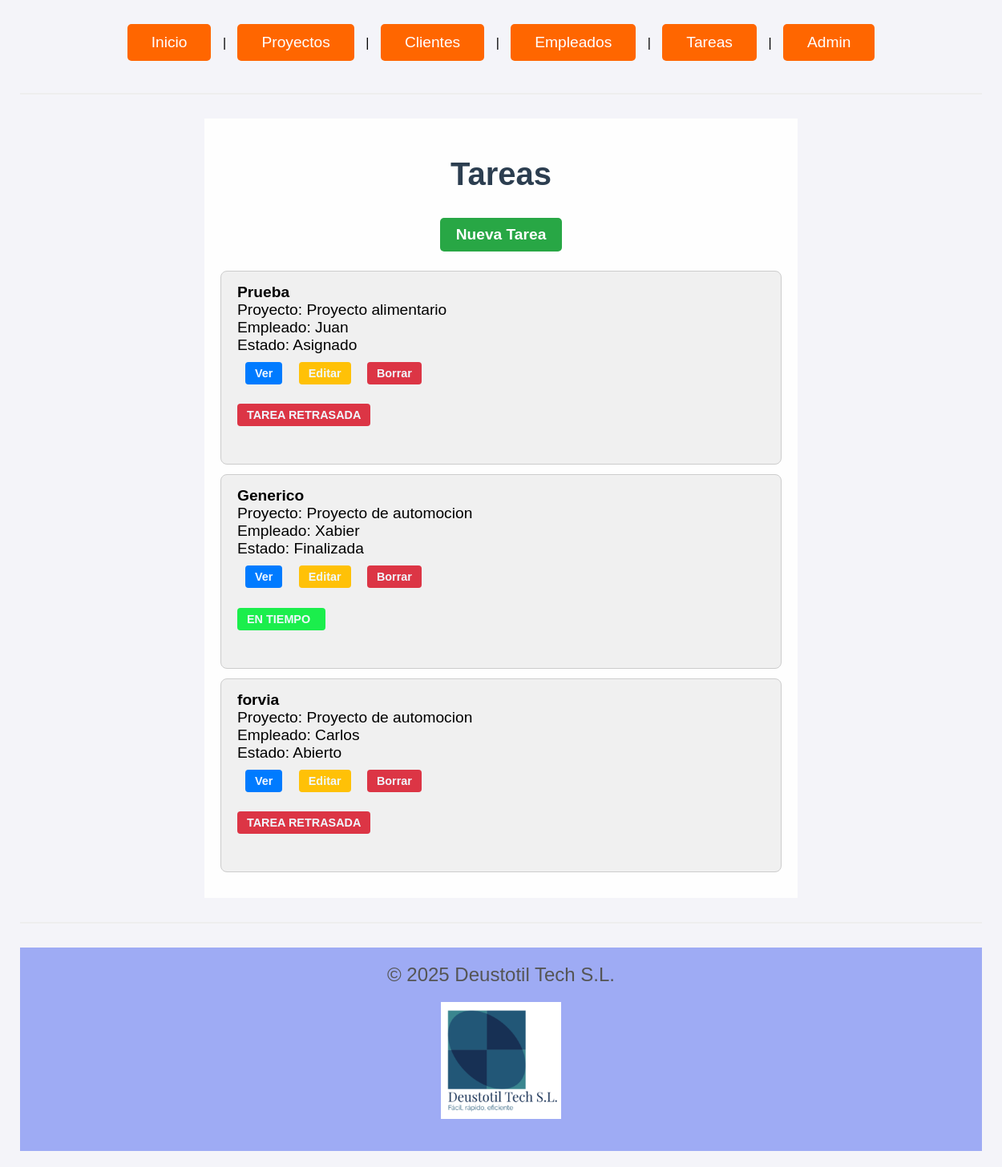
Page /tareas/ on the committed database.
### gestion_produccion_G6/models.py (models this page shows, shortened)
class Tarea(models.Model):
    proyecto = models.ForeignKey(Proyecto, on_delete=models.CASCADE)
    empleado = models.ForeignKey(Empleado, on_delete=models.CASCADE)
    nombre = models.CharField(max_length=50)
    descripcion = models.TextField(default="Descripción de la tarea")
    fecha_ini = models.DateField(default=datetime.date.today)
    fecha_fin = models.DateField(default=datetime.date.today)
    prioridad = models.CharField(
        max_length=20,
        choices=[
            ('Baja', 'Baja'),
            ('Media', 'Media'),
            ('Alta', 'Alta')],
        default='Baja'
    )
    estado = models.CharField(
        max_length=20,
        choices=[
            ('Abierto', 'Abierto'),
            ('Asignado', 'Asignado'),
            ('En proceso', 'En proceso'),
            ('Finalizada', 'Finalizada')
        ],
        default='Abierto'
    )
    notas = models.TextField(default="Notas del empleado")

class Proyecto(models.Model):
    nombre = models.CharField(max_length=50)
    descripcion = models.TextField(max_length=500, default="Descripción no proporcionada")
    fecha_ini = models.DateField(default=datetime.date.today)
    fecha_fin = models.DateField(default=datetime.date.today)
    presupuesto = models.IntegerField(default=0)
    responsables = models.ManyToManyField('Empleado', blank=True, related_name='proyectos_responsables')
    def __str__(self):
        return self.nombre

class Empleado(models.Model):
    dni = models.CharField(max_length=10, unique=True)
    nombre = models.CharField(max_length=50)
    apellidos = models.CharField(max_length=100)
    email = models.EmailField()
    telefono = models.CharField(max_length=15)
    def __str__(self):
        return self.nombre

### gestion_produccion_G6/views.py (the view)
# urls.py: path('tareas/', views.TareaListView.as_view(), name='tarea_list'),
class TareaListView(ListView):
    model = Tarea
    template_name = 'tarea_list.html'
    context_object_name = 'tareas'
    def get_context_data(self, **kwargs):
        context = super().get_context_data(**kwargs)
        context['fecha_actual'] = date.today()
        return context

### gestion_produccion_G6/templates/tarea_list.html
{% extends "base.html" %} {% block content %}
<h1>Tareas</h1>
<a href="{% url 'tarea_create' %}" class="boton_crear">Nueva Tarea</a>
<ul class="lista_general">
  {% for tarea in tareas %}
  <li class="lista">
    <strong>{{ tarea.nombre }}</strong><br />
    Proyecto: {{ tarea.proyecto }}<br />
    Empleado: {{ tarea.empleado }}<br />
    Estado: {{ tarea.estado }}<br />
    <a href="{% url 'tarea_detail' tarea.pk %}" class="boton_ver">Ver</a>
    <a href="{% url 'tarea_update' tarea.pk %}" class="boton_editar">Editar</a>
    <a href="{% url 'tarea_delete' tarea.pk %}" class="boton_eliminar"
      >Borrar</a
    >
    <br />
    {% if tarea.fecha_fin < fecha_actual %}
    <p class="boton_retrasada">TAREA RETRASADA</p>
    {% else %}
    <p class="boton_entiempo">EN TIEMPO</p>
    {% endif %}
  </li>
  {% empty %}
  <li class="lista">No hay tareas disponibles.</li>
  {% endfor %}
</ul>
{% endblock %}

### gestion_produccion_G6/static/CSS/general.css (style rules this page uses)
body { font-family: 'Arial', sans-serif; background-color: #f4f4f9; margin: 0; padding: 0; }
h1 { justify-content: center; }
h1 { font-size: 3rem; font-weight: bold; color: #333; }
p { font-size: 1.5rem; color: #555; margin-bottom: 2rem; }
a { text-decoration: none; padding: 12px 30px; font-size: 1.2rem; color: white; background-color: #007bff; border-radius: 5px; display: inline-block; margin: 10px; transition: all 0.3s ease; }
h1 { text-align: center; font-size: 2.5rem; color: #2c3e50; margin-bottom: 2rem; }
.boton_crear { display: block; width: fit-content; margin: 0 auto 1.5rem auto; background-color: #28a745; color: white; padding: 10px 20px; text-decoration: none; border-radius: 5px; font-weight: bold; }
.lista_general { list-style: none; padding: 0; max-width: 700px; margin: 0 auto; }
.lista { background-color: #f0f0f0; padding: 15px 20px; border: 1px solid #ccc; margin-bottom: 12px; border-radius: 8px; font-size: 1.2rem; }
.lista strong { font-size: 1.2rem; }
.boton_ver, .boton_editar, .boton_eliminar, .boton_cancelar, .boton_guardar, .boton_retrasada { display: inline-block; padding: 6px 12px; font-size: 0.9rem; border-radius: 4px; margin-right: 5px; text-decoration: none; color:aliceblue; font-weight: bold; }
.boton_entiempo { display: inline-block; padding: 6px 12px; font-size: 0.9rem; border-radius: 4px; margin-right: 5px; text-decoration: none; color:aliceblue; font-weight: bold; }
.boton_entiempo { background-color: #1bee4c; width: 13%; }
.boton_ver { background-color: #007bff; }
.boton_editar { background-color: #ffc107; }
.boton_eliminar, .boton_retrasada { background-color: #dc3545; }

### rows in the picture
Tarea: nombre "Prueba", proyecto "Proyecto alimentario", empleado "Juan", estado "Asignado", fecha_fin "TAREA RETRASADA"
Tarea: nombre "Generico", proyecto "Proyecto de automocion", empleado "Xabier", estado "Finalizada", fecha_fin "EN TIEMPO"
Tarea: nombre "forvia", proyecto "Proyecto de automocion", empleado "Carlos", estado "Abierto", fecha_fin "TAREA RETRASADA"
